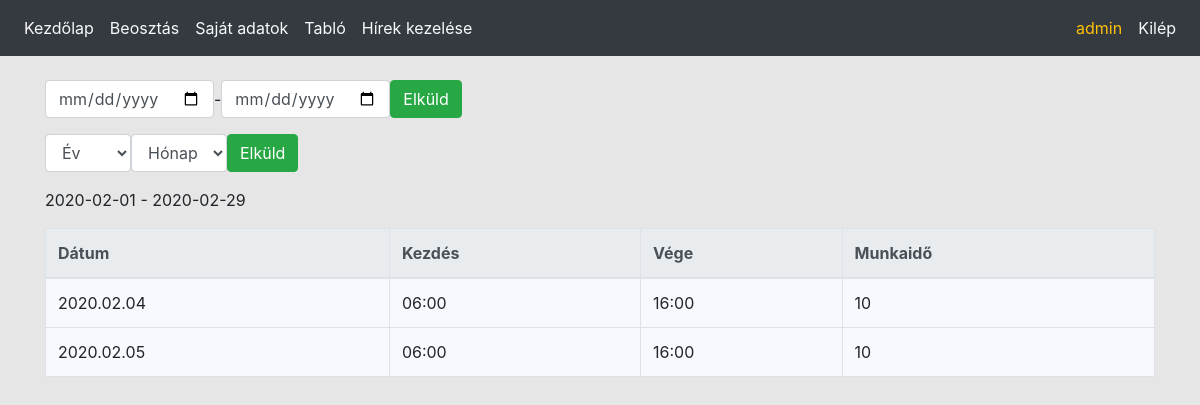
Page /own_time_table.php (signed in) on the committed database.
### tables this page shows
CREATE TABLE IF NOT EXISTS `time_table` (
  `id` int(11) NOT NULL AUTO_INCREMENT,
  `user_id` int(11) NOT NULL,
  `start_date` datetime NOT NULL,
  `end_date` datetime DEFAULT NULL,
  `paid_leave` tinyint(1) DEFAULT 0,
  `sick_leave` tinyint(1) DEFAULT 0,
  `update_at` datetime NOT NULL DEFAULT current_timestamp(),
  PRIMARY KEY (`id`),
  KEY `user_id` (`user_id`)
);

### own_time_table.php (the view, shortened to what this page needs)
<?php
require_once('config/init.php');
$userid = $_SESSION['userid'];
if (!empty($_POST['year']) && (!empty($_POST['month']))){
     $year = $_POST['year'];
     $month = $_POST['month'];
     $start_date = $year.'-'.$month.'-01';
     $stop_date = getLastDay($start_date);
}else{
    if (!empty($_POST['start']) && (!empty($_POST['end']))){
        $start_date = $_POST['start'];
        $stop_date = $_POST['end'];
    }else{
        $date_now = date('Y-m-d');
        $start_date = getFirsDay($date_now);
        $stop_date = getLastDay($date_now);
    }
}
$years = array();
$months = array();
$sql = 'SELECT start_date FROM time_table WHERE user_id = '.$userid;
$res = $con -> query($sql);
while ($row = $res -> fetch_assoc()){
    $datum = strtotime($row['start_date']);
    if (!array_key_exists(date("Y", $datum), $years)){
        $years[date("Y", $datum)] = true;
    }
    if (!array_key_exists(date("m", $datum), $months)){
        $months[date("m", $datum)] = true;
    }
}
ksort($years);
ksort($months);
$selector = '<p><form class="form-inline" action="#" method="post">
    <select class="form-control" name="year">
    <option value="0">Év</option>';
    foreach ($years as $key => $value) {
        $selector .=  '<option value="'.$key.'">'.$key.'</option>';
    };
$selector .= '</select>
    <select class="form-control" name="month">
    <option value="0">Hónap</option>';
    foreach ($months as $key => $value) {
        $selector .=  '<option value="'.$key.'">'.$key.'</option>';
    };
$selector .='</select> <input class="btn btn-success" type="submit" value="Elküld"></form>';
$sql = 'SELECT * FROM time_table WHERE user_id = '.$userid.' AND start_date > "'.$start_date.'" AND start_date < "'.increaseDateDay($stop_date, 1).'" ORDER BY start_date ASC';
$res = $con -> query($sql);
$content = '<table class="table table-bordered table-hover">'
        . '<thead class="thead-light">'
        . '<tr>'
        . '<th>Dátum</th>'
        . '<th>Kezdés</th>'
        . '<th>Vége</th>'
        . '<th>Munkaidő</th>'
        . '</tr>'
        . '</thead>';
while ($row = $res -> fetch_assoc()){
    $workshift_start = strtotime($row['start_date']);
    $workshift_end = strtotime($row['end_date']);
    $working_time = $workshift_end - $workshift_start;
    $paid_leave = $row['paid_leave'];
    $sick_leave = $row['sick_leave'];
    if ($paid_leave){
        $content .='<tr>'
                . '<td>'.date("Y.m.d", $workshift_start).'</td>'
                . '<td>-</td>'
                . '<td>-</td>'
                . '<td>Fizetett szabadság</td>'
            . '</tr>';
    }else{
        if($sick_leave){
            $content .='<tr>'
                . '<td>'.date("Y.m.d", $workshift_start).'</td>'
                . '<td>-</td>'
                . '<td>-</td>'
                . '<td>Beteg szabadság</td>'
            . '</tr>';
        }else{
             $content .='<tr>'
                . '<td>'.date("Y.m.d", $workshift_start).'</td>'
                . '<td>'.date("H:i", $workshift_start).'</td>'
                . '<td title="'.date("Y.m.d", $workshift_end).'">'.date("H:i", $workshift_end).'</td>'
                . '<td>'.(($working_time/60)/60).'</td>'
            . '</tr>';
        }
    }
}
$content .='</table>';
echo '<div class="container">';
echo $selector;
echo '<p><p>'.$start_date .' - '. $stop_date;
echo $content;
echo '</div>';

### Style/style.css (style rules this page uses)
body { background-color: rgb(230,230,230); }
.table { background-color: ghostwhite; }

### rows in the picture
time_table: start_date "2020.02.04", start_date "06:00", end_date "16:00", ($working_time/60)/60 "10"
time_table: start_date "2020.02.05", start_date "06:00", end_date "16:00", ($working_time/60)/60 "10"

### other values in the picture
$menu "Kezdőlap"
$_SESSION['username'] "admin"
$start_date "2020-02-01"
$stop_date "2020-02-29"
